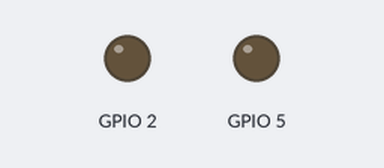
Simulated run of this sketch. Board: ESP8266 (NodeMCU). Parts: output pins drawn as LEDs (lit = HIGH). WiFi joins after 1.5 s; servers stay silent unless stated; no MQTT or app messages arrive unless stated.

Above: at 2.6 s.
Timing chart, 0 to 4.6 s (numbered marks = the images above):
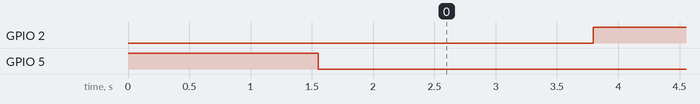

Measured:
- by itself, GPIO 2: alternates HIGH for 1.1 s and LOW for 1.1 s

The sketch:

arduino.ino
```cpp
#include <ESP8266WiFi.h>
#include "Adafruit_MQTT.h"
#include "Adafruit_MQTT_Client.h"
#include  <string.h>
// #include "my_uart.h"
#define STASSID "NamBinh"
#define STAPSK "123456789"

#define BUFFER_MAX_SIZE 20
#define TEMP_CMD        "!TEMP:"
uint8_t buf_uart[BUFFER_MAX_SIZE];
uint8_t idx = 0;
int done_receive = 0;
void get_data(uint8_t msg) {
  buf_uart[idx++] = msg;
  if(buf_uart[idx - 1] == '#'){
    done_receive = 1;
    idx = 0;
  }
  if (idx > BUFFER_MAX_SIZE - 1) {
    idx = 0;
  }
}


uint8_t compile_cmd(double *cmd_data) {
  if (done_receive) {
    done_receive = 0;
    if(strstr((char*)buf_uart, TEMP_CMD)){
      *cmd_data = atof((char *)(buf_uart + strlen(TEMP_CMD)));
      return 1;
    }
  }
  return 0;
}

/************************* Adafruit.io Setup *********************************/
#define AIO_SERVER      "io.adafruit.com"
#define AIO_SERVERPORT  1883
#define AIO_USERNAME    "nabi_hcmut"
#define AIO_KEY         "aio_uOYm77b8DtyigLhggAmMbyGhi1AW"
// setup MQTT
WiFiClient client;
Adafruit_MQTT_Client mqtt(&client , AIO_SERVER , AIO_SERVERPORT , AIO_USERNAME , AIO_KEY);
// set publish
Adafruit_MQTT_Publish temp_pub = Adafruit_MQTT_Publish (& mqtt , AIO_USERNAME "/feeds/temperature");
// set subcribe
Adafruit_MQTT_Subscribe temp_sub = Adafruit_MQTT_Subscribe (&mqtt , AIO_USERNAME "/feeds/temperature", MQTT_QOS_1);
int led_counter = 0;
int led_st = 1;

// void lightcallback(char* value , uint16_t len) {
//   if (value [0] == '0') Serial.print('a');
//   if (value [0] == '1') Serial.print('A');
// }
void setup() {
  // put your setup code here, to run once:
  pinMode(2, OUTPUT);
  pinMode(5, OUTPUT);
  // test connection to wifi
  digitalWrite(5, 1);
  Serial.begin (115200);
  // connect Wifi
  WiFi.begin(STASSID , STAPSK);
  while (WiFi.status () != WL_CONNECTED) {
    delay (500);
  }
  // subscribe light feed
  // light_sub.setCallback(lightcallback);
  mqtt.subscribe (&temp_sub);
  //connect to server
  while (mqtt.connect () != 0) {
    mqtt.disconnect ();
    delay (500);
  }
  digitalWrite(5, 0);
}

int state = 0;


void loop() {
  // put your main code here, to run repeatedly:
  // receive packet
  mqtt.processPackets (1);
  double temp_data = 0;
  uint8_t success = 0;
  if (Serial.available()) {
    int msg = Serial.read();
    get_data(msg);
  }
  success = compile_cmd(&temp_data);
  if(success == 1) {
    temp_pub.publish(temp_data);
  }
  led_counter++;
  if (led_counter == 100) {
    if (led_st == 1) led_st = 0;
    else led_st = 1;
    digitalWrite(2, led_st);
    led_counter = 0;
  }
  delay(10);
}
```
